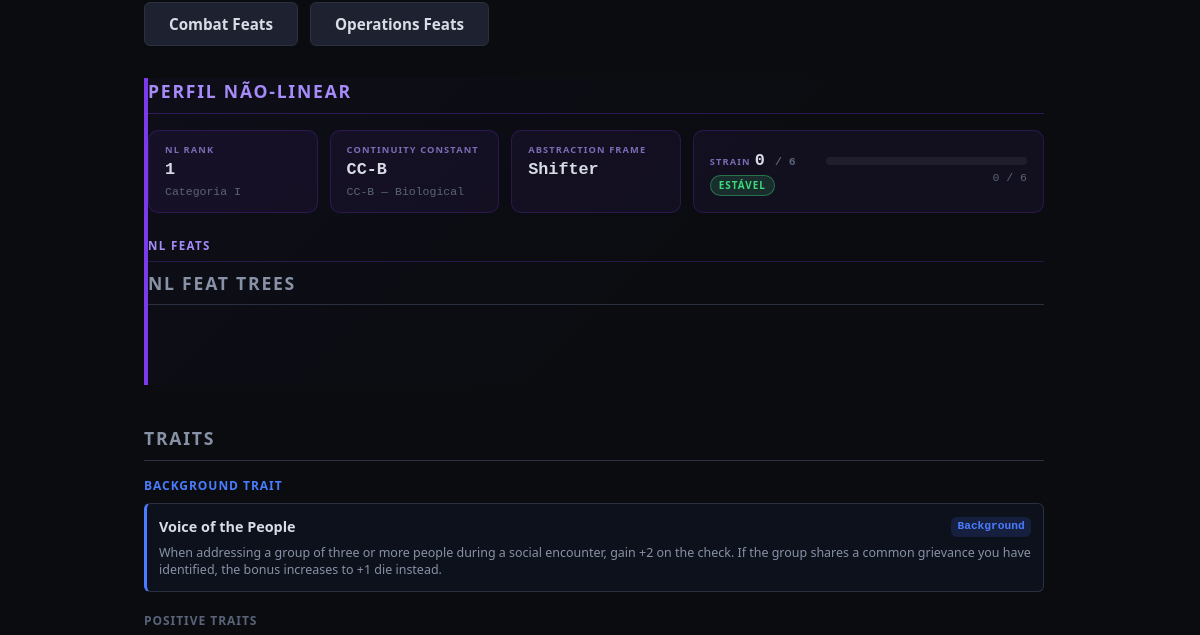
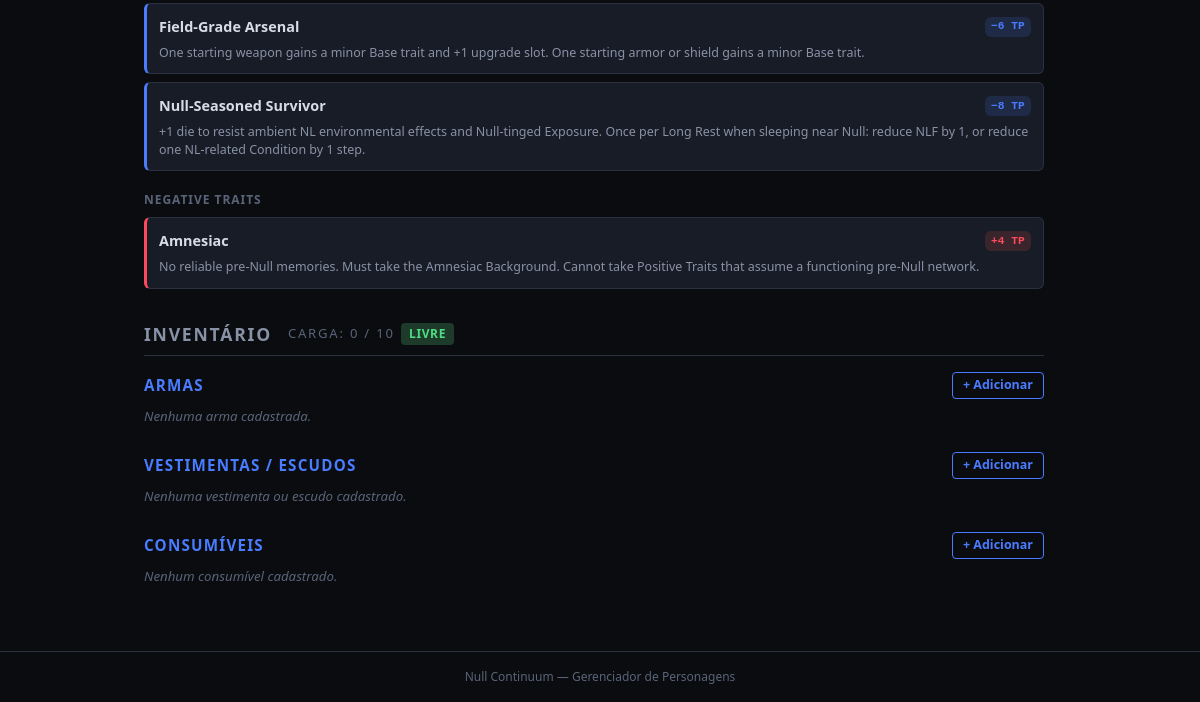
The app's page /personagens/12/ (signed in, lower part), older data (2 pictures, top to bottom).
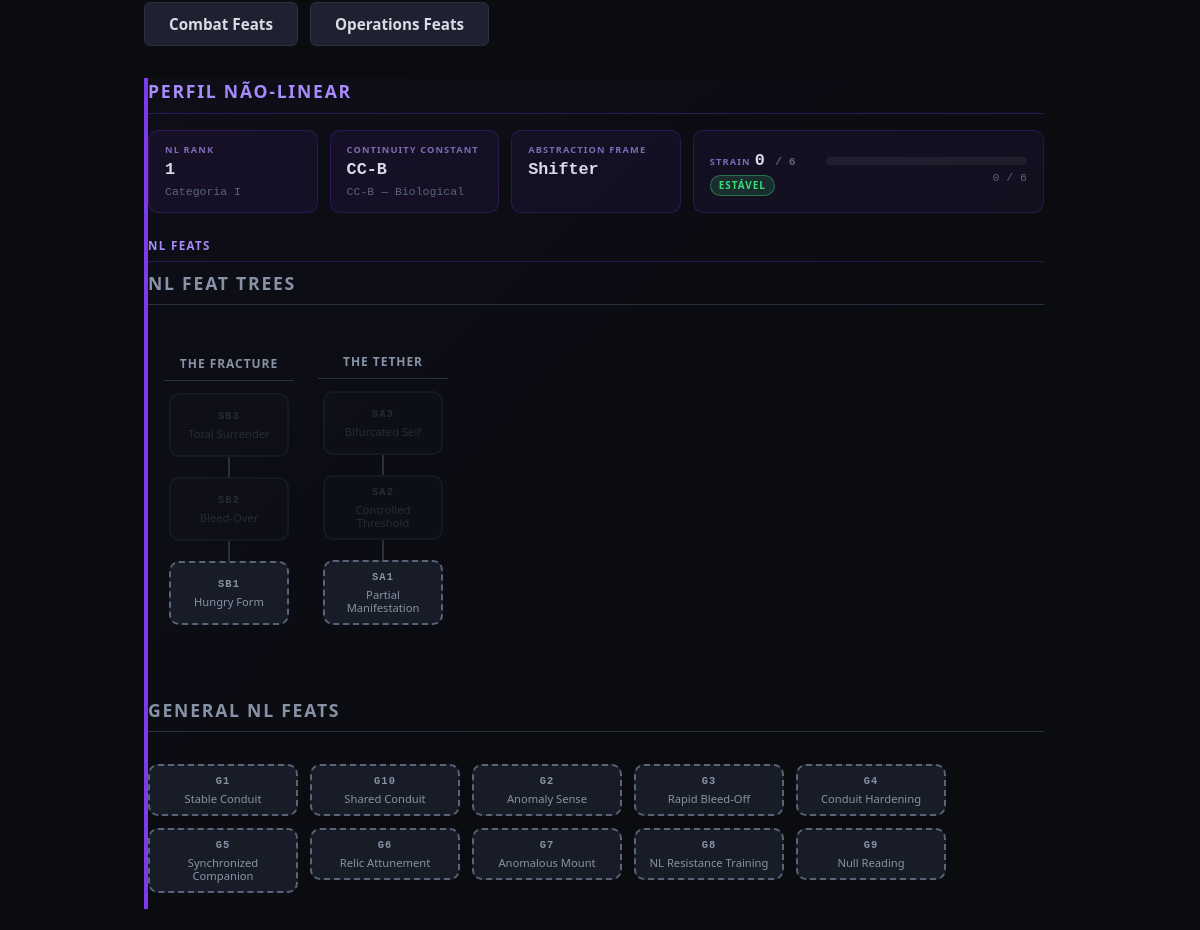
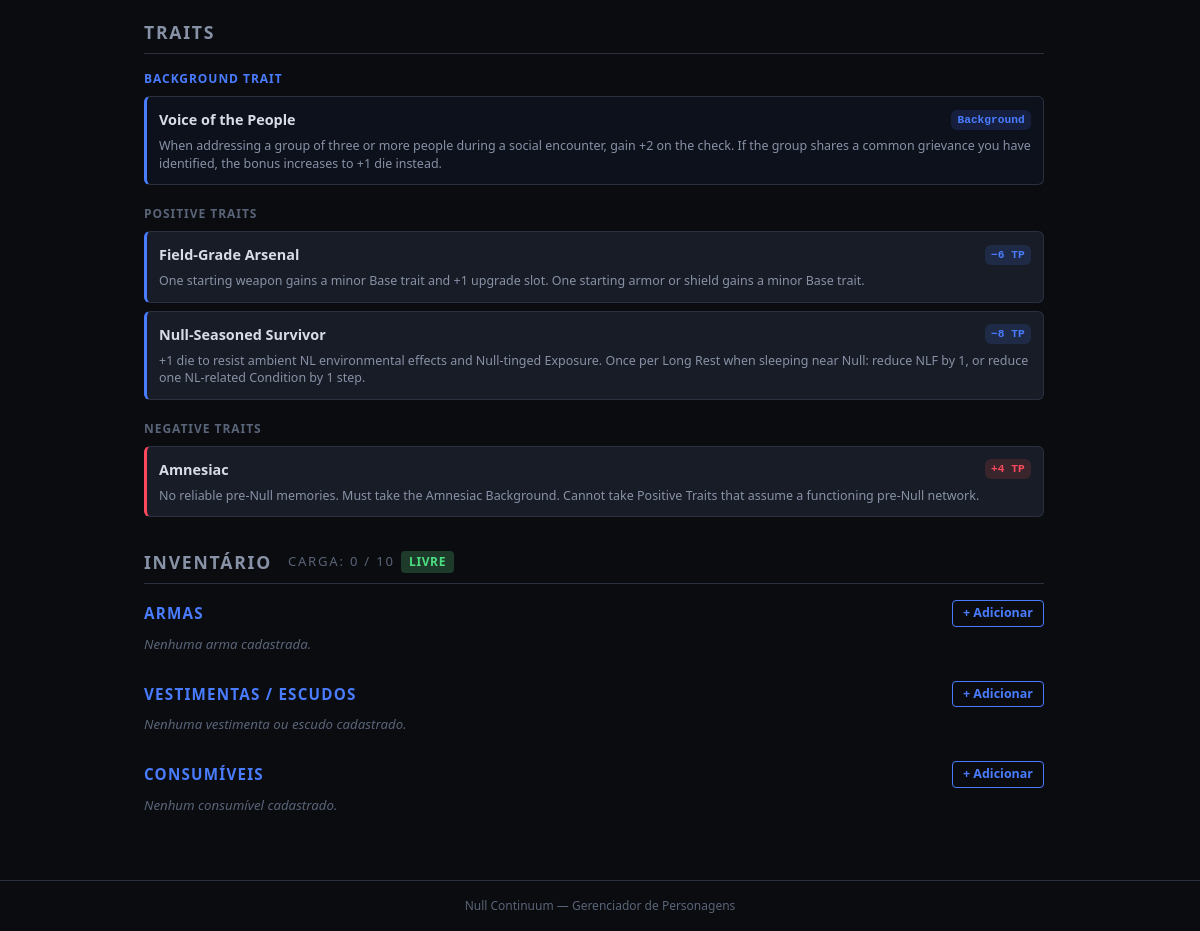
The same page, newer data (2 pictures, top to bottom).
### CharSheet/trait_models.py (models this page shows, shortened)
class TraitDefinition(models.Model):
    code = models.CharField(
        'Código', max_length=40, unique=True,
        help_text='Ex: LUCKY, FRAGILE, BG_PROTOCOL_BRED',
    )
    name = models.CharField('Nome', max_length=80)
    kind = models.CharField(
        'Tipo', max_length=12, choices=TRAIT_KIND_CHOICES,
    )
    cost = models.IntegerField(
        'Custo em TP', default=0,
        help_text='Positivo = custa TP (positive trait). Negativo = dá TP (negative trait). 0 = background.',
    )
    description = models.TextField('Descrição', blank=True)
    background_key = models.CharField(
        'Background (só para BG traits)', max_length=30, blank=True,
        help_text='Se BACKGROUND: qual background concede este trait.',
    )
    class Meta:
        ordering = ['kind', 'name']
        verbose_name = 'Trait (Livro)'
        verbose_name_plural = 'Traits (Livro)'

### CharSheet/feat_models.py (models this page shows, shortened)
class FeatDefinition(models.Model):
    code = models.CharField(
        'Código', max_length=10, unique=True,
        help_text='Ex: GC1, D1, TA3, GO1, FA1, etc.',
    )
    name = models.CharField('Nome', max_length=80)
    category = models.CharField(
        'Categoria', max_length=12, choices=FEAT_CATEGORY_CHOICES,
    )
    tree = models.CharField(
        'Skill Tree', max_length=40,
        help_text='Nome da tree (ex: Dodge Mastery, Tactician, General).',
    )
    tree_code = models.CharField(
        'Código da Tree', max_length=10,
        help_text='Prefixo da tree (ex: D, P, BL, GC, GO, FA, etc.).',
    )
    tree_description = models.TextField(
        'Descrição da Tree', blank=True, default='',
        help_text='Descrição do que a skill tree representa.',
    )
    tier = models.PositiveIntegerField(
        'Tier na árvore', default=0,
        help_text='0 = general (sem tree), 1/2/3 = posição na árvore.',
    )
    nl_frame = models.CharField(
        'Frame NL', max_length=10, choices=NL_FRAME_CHOICES, blank=True, default='',
        help_text='Vazio = geral (todos os frames). Preencher apenas para feats NON_LINEAR frame-específicas.',
    )
    prerequisite = models.ForeignKey(
        'self', null=True, blank=True,
        on_delete=models.SET_NULL, related_name='unlocks',
        help_text='Feat necessária antes desta.',
    )
    description = models.TextField('Descrição', blank=True)
    class Meta:
        ordering = ['category', 'tree', 'tier', 'code']
        verbose_name = 'Feat (Livro)'
        verbose_name_plural = 'Feats (Livro)'

### CharSheet/views.py (the view)
# urls.py: path('personagens/<int:pk>/', views.character_detail, name='character_detail'),
@login_required
def character_detail(request, pk):
    character = get_object_or_404(Character, pk=pk)
    if character.player != request.user and not request.user.is_gm():
        raise Http404
    skills_by_cat = character.get_skills_by_category()
    all_traits = CharacterTrait.objects.filter(character=character).select_related('trait')
    background_traits = [ct.trait for ct in all_traits if ct.trait.kind == 'BACKGROUND']
    positive_traits = [ct.trait for ct in all_traits if ct.trait.kind == 'POSITIVE']
    negative_traits = [ct.trait for ct in all_traits if ct.trait.kind == 'NEGATIVE']
    nl_trees, nl_generals = build_nl_tree_data(character)
    return render(request, 'CharSheet/character_detail.html', {
        'c': character,
        'skills_by_cat': skills_by_cat,
        'background_traits': background_traits,
        'positive_traits': positive_traits,
        'negative_traits': negative_traits,
        'weapons': character.weapons.all(),
        'vestments': character.vestments.all(),
        'consumables': character.consumables.all(),
        'nl_trees': nl_trees,
        'nl_generals': nl_generals,
    })

### CharSheet/models.py (called while the page is built, shortened)
    @property
    def category(self):
        if self.nl_rank == 0:
            return '—'
        if self.nl_rank <= 3:
            return 'I'

    @property
    def overstrain_tier(self):
        if self.nl_rank == 0 or self.max_strain == 0:
            return ''
        overstrain = self.current_strain - self.max_strain
        if overstrain <= 0:
            return ''

    @property
    def max_strain(self):
        if self.nl_rank == 0:
            return 0
        base = {1: 5, 2: 8, 3: 12, 4: 16, 5: 20}.get(
            {'I': 1, 'II': 2, 'III': 3, 'IV': 4, 'V': 5}.get(self.category, 1), 5
        )
        return base + self.stability

    @property
    def max_hp(self):
        return (self.fortitude * 2) * self.base_rank + 15

    @property
    def passive_defense(self):
        return 10 + self.agility + self.armor_bonus + self.shield_bonus

    @property
    def carry_capacity(self):
        return 8 + (2 * self.fortitude)

    @property
    def stat_points_used(self):
        return (
            (self.agility - 1) + (self.fortitude - 1) +
            (self.insight - 1) + (self.presence - 1) +
            (self.stability - 1) + (self.intent - 1)
        )

### templates/CharSheet/character_detail.html (shortened to what the changed rows need)
{% extends 'base.html' %}
{% load charsheet_tags %}
{% block content %}
<div class="sheet">
    {% if c.nl_rank > 0 %}
    <section class="sheet-section nl-profile-section">
        <h2 class="section-title nl-section-title">Perfil Não-Linear</h2>
        <div class="nl-trees-wrap">
            {% include 'CharSheet/_feat_trees_partial.html' with trees=nl_trees generals=nl_generals editable=False tab='nl' %}
        </div>
    </section>
    {% endif %}
    <section class="sheet-section">
    <h2 class="section-title">Traits</h2>
        {% if background_traits %}
        <div class="traits-block traits-block-background">
            {% for trait in background_traits %}
            <div class="trait-display trait-display-background">
                <div class="trait-header">
                    <span class="trait-name">{{ trait.name }}</span>
                    <span class="trait-badge trait-badge-background">Background</span>
                </div>
                <p class="trait-desc">{{ trait.description }}</p>
            </div>
            {% endfor %}
        </div>
        {% endif %}
        {% if positive_traits %}
        <div class="traits-block">
            {% for trait in positive_traits %}
            <div class="trait-display trait-display-positive">
                <div class="trait-header">
                    <span class="trait-name">{{ trait.name }}</span>
                    <span class="trait-badge trait-badge-positive">−{{ trait.cost }} TP</span>
                </div>
                <p class="trait-desc">{{ trait.description }}</p>
            </div>
        {% endfor %}
        </div>
        {% endif %}
        {% if negative_traits %}
        <div class="traits-block">
            {% for trait in negative_traits %}
            <div class="trait-display trait-display-negative">
                <div class="trait-header">
                    <span class="trait-name">{{ trait.name }}</span>
                    <span class="trait-badge trait-badge-negative">+{{ trait.cost|stringformat:"+d"|slice:"1:" }} TP</span>
                </div>
                <p class="trait-desc">{{ trait.description }}</p>
                </div>
            {% endfor %}
        </div>
        {% endif %}
    </section>
    <section class="sheet-section">
        <h2 class="section-title">
            Inventário
            <span class="inv-load-badge">
                Carga: {{ c.current_load }} / {{ c.carry_capacity }}
                <span class="inv-enc inv-enc-{{ c.encumbrance|lower }}">{{ c.encumbrance }}</span>
            </span>
        </h2>
    </section>
</div>
{% endblock %}

### templates/CharSheet/_feat_trees_partial.html (shortened to what this page needs)
<section class="feat-section">
    <h2 class="section-title">
        {% if tab == 'combat' %}Combat Feat Trees{% elif tab == 'operations' %}Operations Feat Trees{% else %}NL Feat Trees{% endif %}
    </h2>
    <div class="trees-grid">
        {% for tree in trees %}
        <div class="tree-column">
            <div class="tree-title-wrap">
                <h3 class="tree-title">{{ tree.name }}</h3>
            </div>
            <div class="tree-nodes">
                {% for entry in tree.feats %}
                <div class="tree-node-wrapper">
                    {% if not forloop.first %}
                    <div class="tree-connector {% if entry.owned %}connector-owned{% endif %}"></div>
                    {% endif %}
                    <div class="tree-node
                        {% if entry.owned %}node-owned
                        {% elif entry.available %}node-available
                        {% else %}node-locked{% endif %}">
                        {% if editable and entry.owned or editable and entry.available %}
                        <form method="post" class="node-form">
                            {% csrf_token %}
                            <input type="hidden" name="feat_toggle" value="{{ entry.feat.id }}">
                            <button type="submit" class="node-btn">
                                <span class="node-code">{{ entry.feat.code }}</span>
                                <span class="node-name">{{ entry.feat.name }}</span>
                            </button>
                        </form>
                        {% else %}
                        <div class="node-display">
                            <span class="node-code">{{ entry.feat.code }}</span>
                            <span class="node-name">{{ entry.feat.name }}</span>
                        </div>
                        {% endif %}
                    </div>
                </div>
                {% endfor %}
            </div>
        </div>
        {% endfor %}
    </div>
</section>
{% if generals %}
<section class="feat-section">
    <h2 class="section-title">
        {% if tab == 'combat' %}General Combat Feats{% elif tab == 'operations' %}General Operations Feats{% else %}General NL Feats{% endif %}
    </h2>
    <div class="generals-grid">
        {% for entry in generals %}
        <div class="general-node
            {% if entry.owned %}node-owned
            {% elif entry.available %}node-available
            {% else %}node-locked{% endif %}">
            {% if editable and entry.owned or editable and entry.available %}
            <form method="post" class="node-form">
                {% csrf_token %}
                <input type="hidden" name="feat_toggle" value="{{ entry.feat.id }}">
                <button type="submit" class="node-btn general-btn">
                    <span class="node-code">{{ entry.feat.code }}</span>
                    <span class="node-name">{{ entry.feat.name }}</span>
                </button>
            </form>
            {% else %}
            <div class="node-display general-btn">
                <span class="node-code">{{ entry.feat.code }}</span>
                <span class="node-name">{{ entry.feat.name }}</span>
            </div>
            {% endif %}
        </div>
        {% endfor %}
    </div>
</section>
{% endif %}

Row changes from the older to the newer data that the page shows:
added FeatDefinition: name "THE FRACTURE", feat.code "SB1", feat.name "Hungry Form"
added FeatDefinition: feat.code "SB3", feat.name "Total Surrender", shown under "THE FRACTURE"
added FeatDefinition: feat.code "SB2", feat.name "Bleed-Over", shown under "THE FRACTURE"
added FeatDefinition: name "THE TETHER", feat.code "SA1", feat.name "Partial Manifestation"
added FeatDefinition: feat.code "SA3", feat.name "Bifurcated Self", shown under "THE TETHER"
added FeatDefinition: feat.code "SA2", feat.name "Controlled Threshold", shown under "THE TETHER"
added FeatDefinition: feat.code "G1", feat.name "Stable Conduit", shown under "GENERAL NL FEATS"
added FeatDefinition: feat.code "G10", feat.name "Shared Conduit", shown under "GENERAL NL FEATS"
added FeatDefinition: feat.code "G2", feat.name "Anomaly Sense", shown under "GENERAL NL FEATS"
added FeatDefinition: feat.code "G3", feat.name "Rapid Bleed-Off", shown under "GENERAL NL FEATS"
added FeatDefinition: feat.code "G4", feat.name "Conduit Hardening", shown under "GENERAL NL FEATS"
added FeatDefinition: feat.code "G5", feat.name "Synchronized Companion", shown under "GENERAL NL FEATS"
added FeatDefinition: feat.code "G6", feat.name "Relic Attunement", shown under "GENERAL NL FEATS"
added FeatDefinition: feat.code "G7", feat.name "Anomalous Mount", shown under "GENERAL NL FEATS"
added FeatDefinition: feat.code "G8", feat.name "NL Resistance Training", shown under "GENERAL NL FEATS"
added FeatDefinition: feat.code "G9", feat.name "Null Reading", shown under "GENERAL NL FEATS"
Text that changed along with them:
text now shown: "GENERAL NL FEATS"
